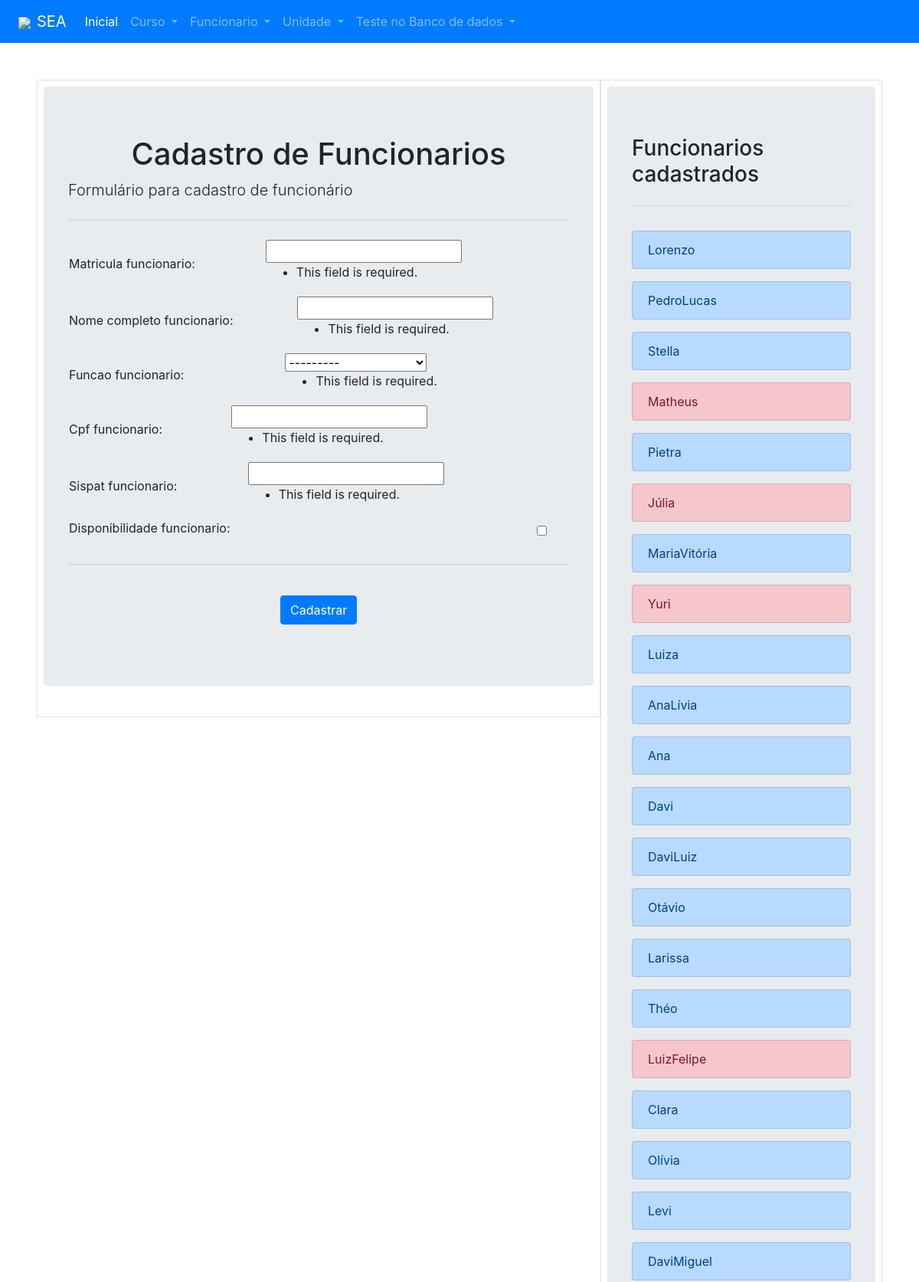
The app's page /funcionario/cadastro/ (upper part) with its own data.
### cadastro_funcionario/models.py (models this page shows)
class cadastroFuncionario(models.Model):
    opcao_funcao = [
        ['supervisor','Supervisor'],
        ['opGuincho','Operador de Guincho'],
        ['opOxCorte','Operador de OxCorte'],
        ['rigger','Rigger']
    ]
    matricula_funcionario = models.IntegerField(primary_key=True)
    nome_completo_funcionario = models.CharField(max_length=64)
    funcao_funcionario = models.CharField(max_length=64, choices=opcao_funcao)
    cpf_funcionario = models.IntegerField()
    sispat_funcionario = models.IntegerField()
    disponibilidade_funcionario = models.BooleanField(default=True)
    def __str__(self):
        return f"{self.nome_completo_funcionario}"

### cadastro_funcionario/views.py (the view, shortened to what this page needs)
# urls.py: path('funcionario/', include('cadastro_funcionario.urls')),
def cadastro_funcionario(request):
    form_cadastro_funcionario = forms_funcionario(request.POST)
    matricula = cadastroFuncionario.objects.all()
    for i in range(1,len(matricula)-1):
        if frenteProgramada.objects.filter(
            sup_frente=matricula[i].matricula_funcionario
            ) or frenteProgramada.objects.filter(
                op_guincho_frente=matricula[i].matricula_funcionario
                ) or frenteProgramada.objects.filter(
                    op_oxcorte_frente=matricula[i].matricula_funcionario
                    ) or frenteProgramada.objects.filter(
                        rigger_a_frente=matricula[i].matricula_funcionario
                        ) or frenteProgramada.objects.filter(
                            rigger_b_frente=matricula[i].matricula_funcionario):
            tornarDisponivel = cadastroFuncionario.objects.get(matricula_funcionario=matricula[i].matricula_funcionario)
            tornarDisponivel.disponibilidade_funcionario = False
            tornarDisponivel.save()
        else:
            tornarDisponivel = cadastroFuncionario.objects.get(matricula_funcionario=matricula[i].matricula_funcionario)
            tornarDisponivel.disponibilidade_funcionario = True
            tornarDisponivel.save()
    context = {
        'form_cadastro_funcionario': form_cadastro_funcionario,
        'lista_funcionarios_cadastrados': cadastroFuncionario.objects.all(),
    }
    return render(
        request,
        "cadastrofuncionario/cadastro_funcionario.html",
        context
    )

### cadastro_funcionario/forms.py
class forms_funcionario(forms.ModelForm):
    class Meta:
        model = cadastroFuncionario
        fields = [
            'matricula_funcionario',
            'nome_completo_funcionario',
            'funcao_funcionario',
            'cpf_funcionario',
            'sispat_funcionario',
            'disponibilidade_funcionario',
        ]

### cadastro_funcionario/templates/cadastrofuncionario/cadastro_funcionario.html (shortened to what this page needs)
{% extends "index/index.html" %}
{% block content %}
<div class="container-fluig row mx-auto p-5">
  <div class="col-sm-6 col-lg-8 border p-2" style="height:max-content;">
    <div class="jumbotron">
      <div class="container-fluid mx-auto px-auto">
        <h1 class="display-5 text-justify text-center">Cadastro de Funcionarios</h1>
      </div>
      <p class="lead">Formulário para cadastro de funcionário</p>
      <hr class="my-4">
      <form id="form_Cadastro" class="needs-validation" novalidate action="{% url 'cadastro_funcionario' %}"
        method="POST">
        {% for field in form_cadastro_funcionario %}
        <table class="container-fluid">
          <tr>
            <td>
              {{ field.label_tag }}
            </td>
            <td>
              {{ field }}
              {{ field.errors }}
            </td>
          </tr>
          <tr>
            <td>
            </td>
            <td>
            </td>
          </tr>
        </table>
        {% endfor %}
        <hr class="my-4">
        <div class="py-3 mx-auto" style="width: 100px;">
          <button type="submit" class="btn btn-primary" onclick="resetar_campos()"
            style="width: 100px;">Cadastrar</button>
        </div>
      </form>
    </div>
  </div>
  <div class="col-6 col-lg-4 border p-2 overflow-auto">
    <div style="min-height: min-content; max-height: 500px;">
      <div class="jumbotron">
        <h3 class="display-5">Funcionarios cadastrados</h3>
        <hr class="my-4">
        {% for funcionario in lista_funcionarios_cadastrados %}
        <div class="list-group py-2 ">
          {% if funcionario.disponibilidade_funcionario %}
          <a href="{% url 'visualizar_funcionario' funcionario.matricula_funcionario %}"
            class="list-group-item list-group-item-action list-group-item-primary">{{ funcionario }}</a>
          {% else %}
          <a href="{% url 'visualizar_funcionario' funcionario.matricula_funcionario %}"
            class="list-group-item list-group-item-action list-group-item-danger">{{ funcionario }}</a>
          {% endif %}
        </div>
        {% endfor %}
      </div>
    </div>
  </div>
</div>
{% endblock %}

### records on screen
cadastroFuncionario: nome_completo_funcionario "Lorenzo"
cadastroFuncionario: nome_completo_funcionario "PedroLucas"
cadastroFuncionario: nome_completo_funcionario "Stella"
cadastroFuncionario: nome_completo_funcionario "Matheus"
cadastroFuncionario: nome_completo_funcionario "Pietra"
cadastroFuncionario: nome_completo_funcionario "Júlia"
cadastroFuncionario: nome_completo_funcionario "MariaVitória"
cadastroFuncionario: nome_completo_funcionario "Yuri"
cadastroFuncionario: nome_completo_funcionario "Luiza"
cadastroFuncionario: nome_completo_funcionario "AnaLívia"
cadastroFuncionario: nome_completo_funcionario "Ana"
cadastroFuncionario: nome_completo_funcionario "Davi"
cadastroFuncionario: nome_completo_funcionario "DaviLuiz"
cadastroFuncionario: nome_completo_funcionario "Otávio"
cadastroFuncionario: nome_completo_funcionario "Larissa"
cadastroFuncionario: nome_completo_funcionario "Théo"
cadastroFuncionario: nome_completo_funcionario "LuizFelipe"
cadastroFuncionario: nome_completo_funcionario "Clara"
cadastroFuncionario: nome_completo_funcionario "Olívia"
cadastroFuncionario: nome_completo_funcionario "Levi"
cadastroFuncionario: nome_completo_funcionario "DaviMiguel"

### other values on screen
{{ field.label_tag }} "Matricula funcionario:" "Nome completo funcionario:" "Funcao funcionario:" "Cpf funcionario:" "Sispat funcionario:" "Disponibilidade funcionario:"
{{ field.errors }} "This field is required." "This field is required." "This field is required." "This field is required." "This field is required."
